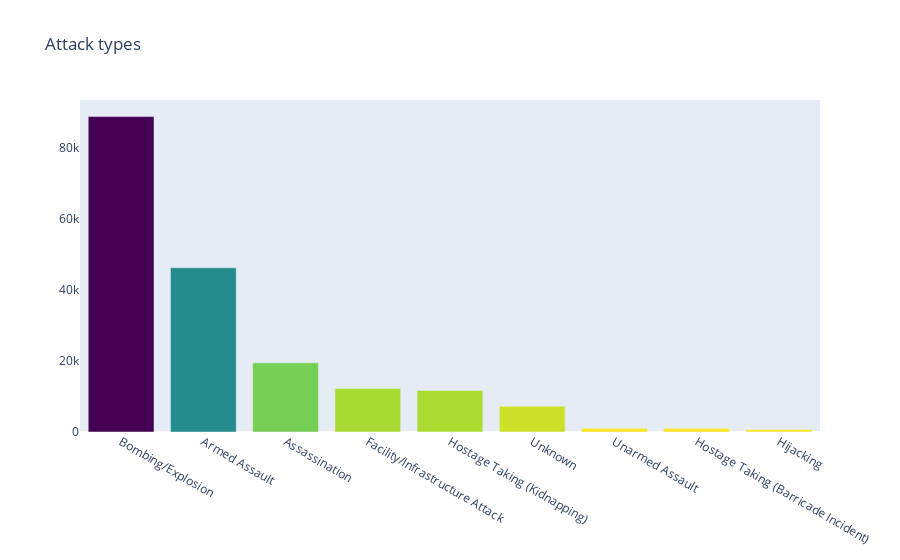

The code cell stored with this chart in its notebook:
### Markdown cell above
### Attack Types

### Code cell
attack_types =  pd.concat(objs=[terror['AttackType'], 
                                    terror['attacktype2_txt'],
                                    terror['attacktype3_txt']],
                     axis=0).reset_index(drop=True)
x = attack_types.value_counts().index
y = attack_types.value_counts().values

trace2 = go.Bar(
        x=x ,
        y=y,
        marker=dict(
            color=y,
            colorscale = 'Viridis',
            reversescale = True
        ),
        name="Attack types",    
    )
layout = dict(
        title="Attack types",
        xaxis=go.layout.XAxis(
          automargin=True),
        yaxis=dict(
            showgrid=False,
            showline=False,
            showticklabels=True,
        ), 
    )
fig1 = go.Figure(data=[trace2], layout=layout)
iplot(fig1)

### Figure 1 — Plotly figure (JSON) as saved in the notebook; plotly's stock layout.template omitted (floating-point values rounded to 4 significant figures)
{"data": [{"marker": {"color": [88777, 46222, 19478, 12238, 11690, 7279, 1046, 1030, 673], "colorscale": [[0, "#440154"], [0.1111, "#482878"], [0.2222, "#3e4989"], [0.3333, "#31688e"], [0.4444, "#26828e"], [0.5556, "#1f9e89"], [0.6667, "#35b779"], [0.7778, "#6ece58"], [0.8889, "#b5de2b"], [1, "#fde725"]], "reversescale": true}, "name": "Attack types", "type": "bar", "x": ["Bombing/Explosion", "Armed Assault", "Assassination", "Facility/Infrastructure Attack", "Hostage Taking (Kidnapping)", "Unknown", "Unarmed Assault", "Hostage Taking (Barricade Incident)", "Hijacking"], "y": [88777, 46222, 19478, 12238, 11690, 7279, 1046, 1030, 673]}], "layout": {"title": {"text": "Attack types"}, "xaxis": {"automargin": true}, "yaxis": {"showgrid": false, "showline": false, "showticklabels": true}}}
